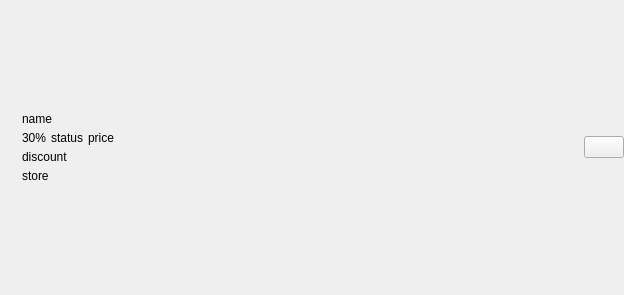
<?xml version="1.0" encoding="UTF-8"?>
<ui version="4.0">
 <class>PLSNaverShoppingLIVEProductItemView</class>
 <widget class="QWidget" name="PLSNaverShoppingLIVEProductItemView">
  <property name="geometry">
   <rect>
    <x>0</x>
    <y>0</y>
    <width>624</width>
    <height>295</height>
   </rect>
  </property>
  <property name="windowTitle">
   <string>Form</string>
  </property>
  <layout class="QHBoxLayout" name="horizontalLayout" stretch="0,1,0">
   <property name="spacing">
    <number>15</number>
   </property>
   <property name="leftMargin">
    <number>0</number>
   </property>
   <property name="topMargin">
    <number>0</number>
   </property>
   <property name="rightMargin">
    <number>0</number>
   </property>
   <property name="bottomMargin">
    <number>0</number>
   </property>
   <item>
    <widget class="PLSNaverShoppingLIVEProductImageView" name="iconLabel">
     <property name="text">
      <string/>
     </property>
     <property name="scaledContents">
      <bool>true</bool>
     </property>
    </widget>
   </item>
   <item>
    <widget class="QWidget" name="infoWidget" native="true">
     <layout class="QVBoxLayout" name="verticalLayout">
      <property name="spacing">
       <number>5</number>
      </property>
      <property name="leftMargin">
       <number>0</number>
      </property>
      <property name="topMargin">
       <number>0</number>
      </property>
      <property name="rightMargin">
       <number>0</number>
      </property>
      <property name="bottomMargin">
       <number>0</number>
      </property>
      <item>
       <spacer name="verticalSpacer_2">
        <property name="orientation">
         <enum>Qt::Vertical</enum>
        </property>
        <property name="sizeHint" stdset="0">
         <size>
          <width>0</width>
          <height>0</height>
         </size>
        </property>
       </spacer>
      </item>
      <item>
       <widget class="QWidget" name="nameWidget" native="true">
        <layout class="QHBoxLayout" name="horizontalLayout_3" stretch="0,1">
         <property name="spacing">
          <number>0</number>
         </property>
         <property name="leftMargin">
          <number>0</number>
         </property>
         <property name="topMargin">
          <number>0</number>
         </property>
         <property name="rightMargin">
          <number>0</number>
         </property>
         <property name="bottomMargin">
          <number>0</number>
         </property>
         <item>
          <widget class="QLabel" name="nameLabel">
           <property name="text">
            <string>name</string>
           </property>
          </widget>
         </item>
         <item>
          <widget class="QWidget" name="nameSpacer" native="true"/>
         </item>
        </layout>
       </widget>
      </item>
      <item>
       <widget class="QWidget" name="priceWidget" native="true">
        <layout class="QHBoxLayout" name="horizontalLayout_2">
         <property name="spacing">
          <number>5</number>
         </property>
         <property name="leftMargin">
          <number>0</number>
         </property>
         <property name="topMargin">
          <number>0</number>
         </property>
         <property name="rightMargin">
          <number>0</number>
         </property>
         <property name="bottomMargin">
          <number>0</number>
         </property>
         <item>
          <widget class="QLabel" name="discountLabel">
           <property name="text">
            <string>30%</string>
           </property>
          </widget>
         </item>
         <item>
          <widget class="QLabel" name="statusLabel">
           <property name="text">
            <string>status</string>
           </property>
          </widget>
         </item>
         <item>
          <widget class="QLabel" name="priceLabel">
           <property name="text">
            <string>price</string>
           </property>
          </widget>
         </item>
         <item>
          <widget class="QLabel" name="discountIconLabel">
           <property name="text">
            <string/>
           </property>
          </widget>
         </item>
         <item>
          <spacer name="horizontalSpacer">
           <property name="orientation">
            <enum>Qt::Horizontal</enum>
           </property>
           <property name="sizeHint" stdset="0">
            <size>
             <width>0</width>
             <height>1</height>
            </size>
           </property>
          </spacer>
         </item>
        </layout>
       </widget>
      </item>
      <item>
       <widget class="QLabel" name="discountPriceLabel">
        <property name="text">
         <string>discount</string>
        </property>
       </widget>
      </item>
      <item>
       <widget class="QLabel" name="storeLabel">
        <property name="text">
         <string>store</string>
        </property>
       </widget>
      </item>
      <item>
       <spacer name="verticalSpacer">
        <property name="orientation">
         <enum>Qt::Vertical</enum>
        </property>
        <property name="sizeHint" stdset="0">
         <size>
          <width>0</width>
          <height>0</height>
         </size>
        </property>
       </spacer>
      </item>
     </layout>
    </widget>
   </item>
   <item>
    <widget class="QPushButton" name="addRemoveButton">
     <property name="text">
      <string/>
     </property>
    </widget>
   </item>
  </layout>
 </widget>
 <customwidgets>
  <customwidget>
   <class>PLSNaverShoppingLIVEProductImageView</class>
   <extends>QLabel</extends>
   <header>PLSNaverShoppingLIVEProductImageView.h</header>
  </customwidget>
 </customwidgets>
 <resources/>
 <connections/>
</ui>
